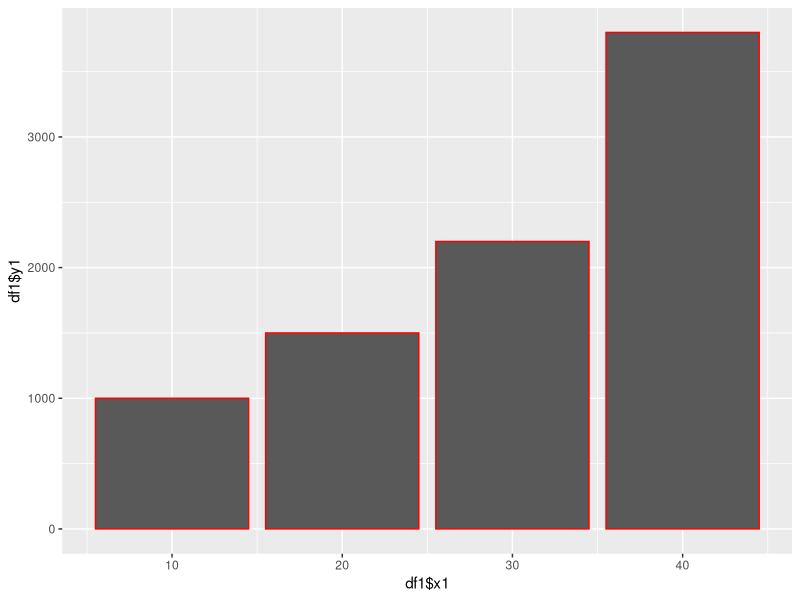
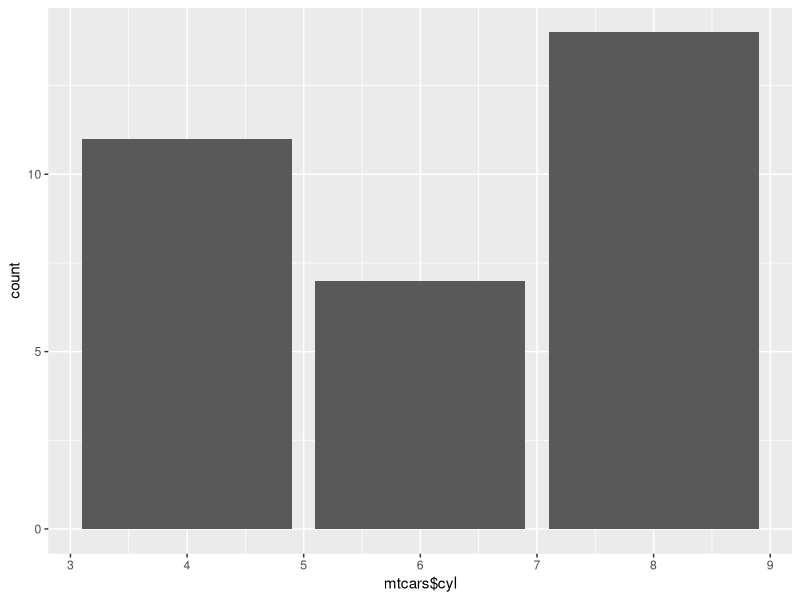
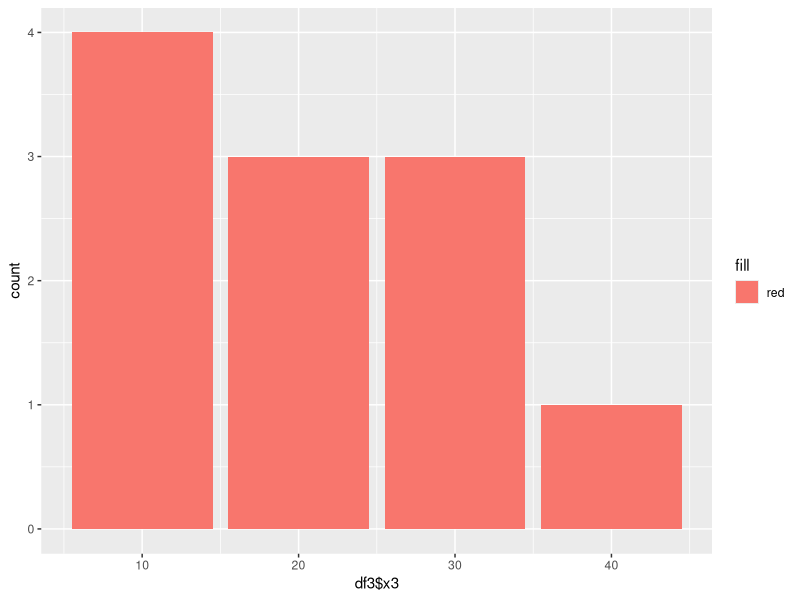

These charts were generated, in order, by the following R code:
###################################
### example ggplot
###################################

library(ggplot2)

# Simple Example 1
x1 <- c(10, 20, 30, 40)
y1 <- c(1000, 1500, 2200, 3800)
df1 <- data.frame(x1, y1)
n <- ggplot(df1, aes(df1$x1, df1$y1))
n + geom_bar(stat = "identity", col="red")

# Simple Example 2
ggplot(mtcars, aes(x=mtcars$cyl)) + geom_bar()

# Simple Example 3
x3 <- c(10, 20, 30, 20, 30, 30, 10, 10, 10, 20, 40)
df3 <- data.frame(x3)
ggplot(df3, aes(x=df3$x3, fill="red")) + geom_bar(stat = "count")
